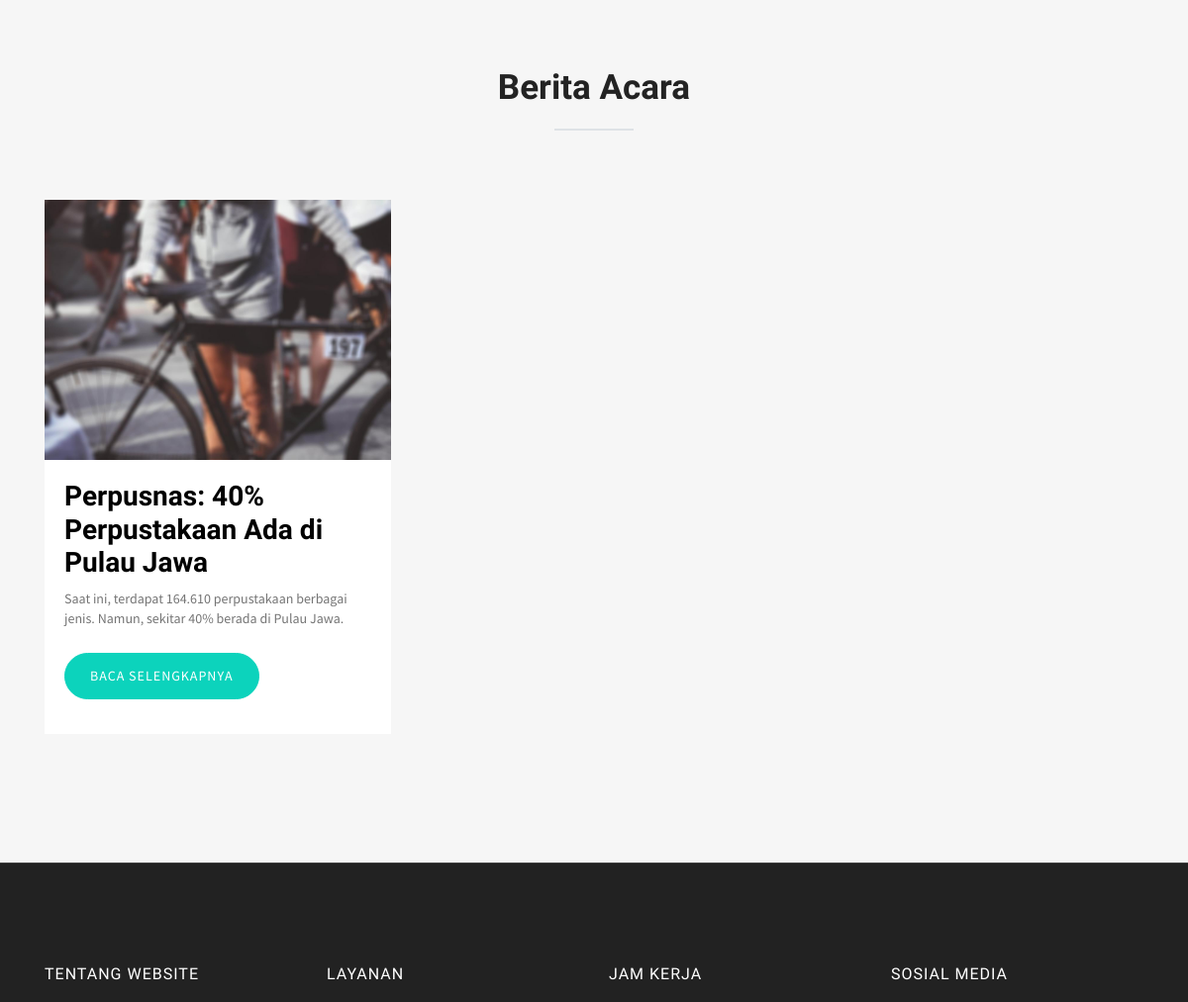
Before: / (middle part) with the older database file.
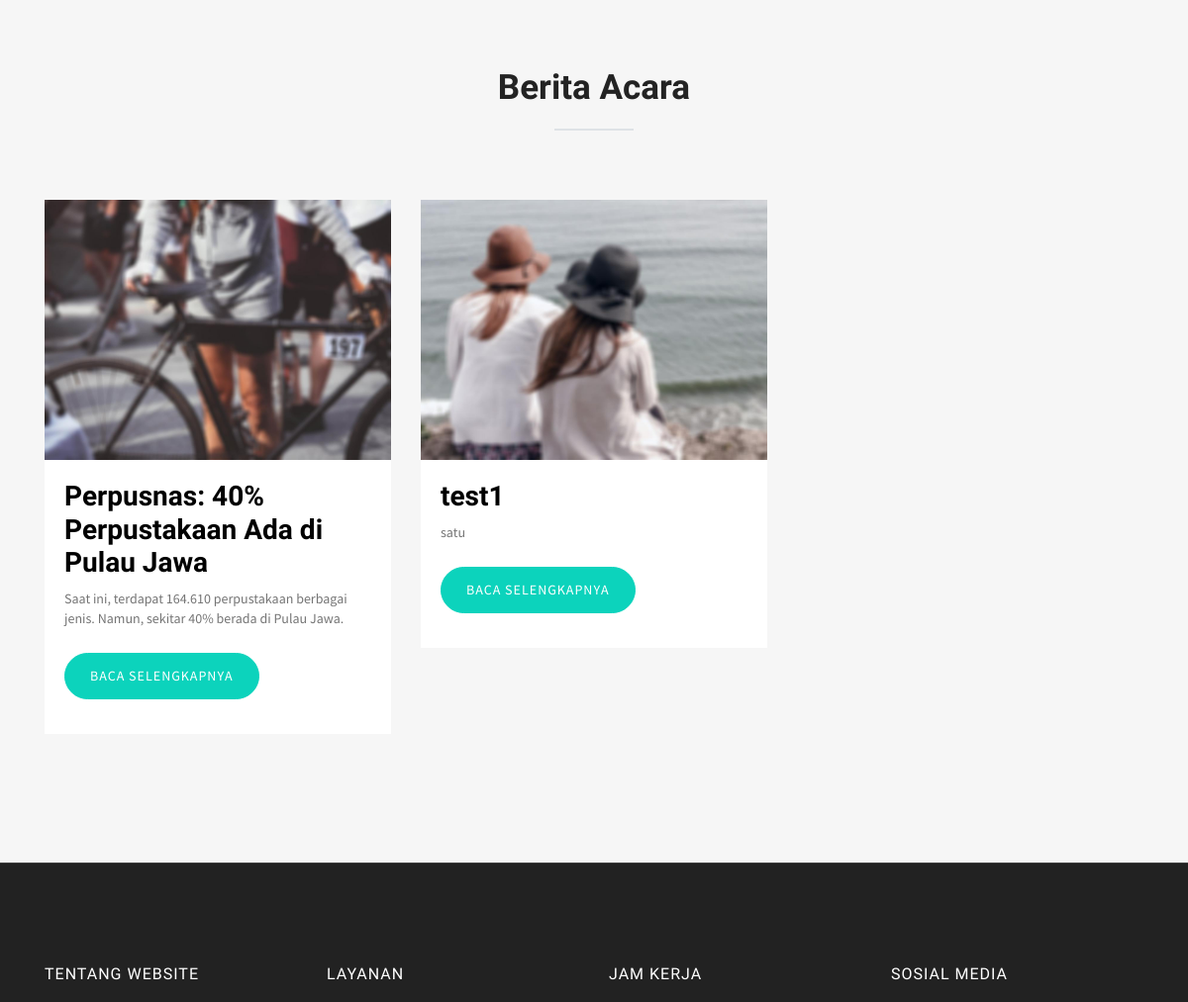
After: the same page with the newer database file.
### tables this page shows
CREATE TABLE `l_berita` (
  `id` int(11) NOT NULL,
  `judul` varchar(255) NOT NULL,
  `keterangan` text NOT NULL,
  `isi` text NOT NULL,
  `foto` varchar(255) NOT NULL
);

### index.php (the view, shortened to what this page needs)
<?php
require 'admin/config.php';
?>
<!DOCTYPE html>
<html>
<head>
  <link rel="stylesheet" href="Front-end/plugins/themefisher-font/style.css">
  <link rel="stylesheet" href="Front-end/plugins/bootstrap/css/bootstrap.min.css">
  <link rel="stylesheet" href="Front-end/plugins/lightbox2/dist/css/lightbox.min.css">
  <link rel="stylesheet" href="Front-end/plugins/animate/animate.css">
  <link rel="stylesheet" href="Front-end/plugins/slick/slick.css">
  <link rel="stylesheet" href="Front-end/css/style.css">
</head>
<body id="body">
<section class="blog" id="blog">
	<div class="container">
        <?php
          $stmt_berita = $pdo_conn->prepare("SELECT * FROM l_berita ORDER BY id ");
          $stmt_berita->execute();
          $result_berita = $stmt_berita->fetchAll();
        ?>
		<div class="row">
			<div class="col-12">
				<div class="title text-center ">
					<h2> Berita <span class="color">Acara</span></h2>
					<div class="border"></div>
				</div>
			</div>
      <?php
        		if(!empty($result_berita)) {
        		foreach($result_berita as $row) {
        ?>
			  <article class="col-md-4 col-sm-6 col-xs-12 clearfix ">
				<div class="post-item">
					<div class="media-wrapper">
						<?php echo "<img src='Front-end/images/blog/$row[foto]' alt='amazing caves coverimage' class='img-fluid'>"?>
					</div>
					<div class="content">
          <?php echo "<h3><a href='Front-end/single-post.php?id=$row[id]'>$row[judul]</a></h3>"?>
						<?php echo "<p>$row[keterangan]</p>"?>
            <a class='btn btn-main' href="Front-end/single-post.php?id=<?php echo $row['id']; ?>">Baca selengkapnya</a>
					</div>
				</div>
			</article>
      <?php
            }
          }
          ?>
		</div>
	</div>
</section>
<footer id="footer" class="bg-one">
  <div class="top-footer">
    <div class="container">
      <div class="row">
        <div class="col-sm-3 col-md-3 col-lg-3">
          <h3>Tentang Website</h3>
        </div>
        <div class="col-sm-3 col-md-3 col-lg-3">
          <ul>
            <li><h3>Layanan </h3></li>
          </ul>
        </div>
        <div class="col-sm-3 col-md-3 col-lg-3">
          <ul>
            <li><h3>Jam Kerja</h3></li>
          </ul>
        </div>
        <div class="col-sm-3 col-md-3 col-lg-3">
          <ul>
            <li><h3>Sosial Media</h3></li>
          </ul>
        </div>
      </div>
    </div>
  </div>
</footer>
  </body>
  </html>

Changed rows visible on the page:
added l_berita: foto (picture), judul "test1", keterangan "satu"
